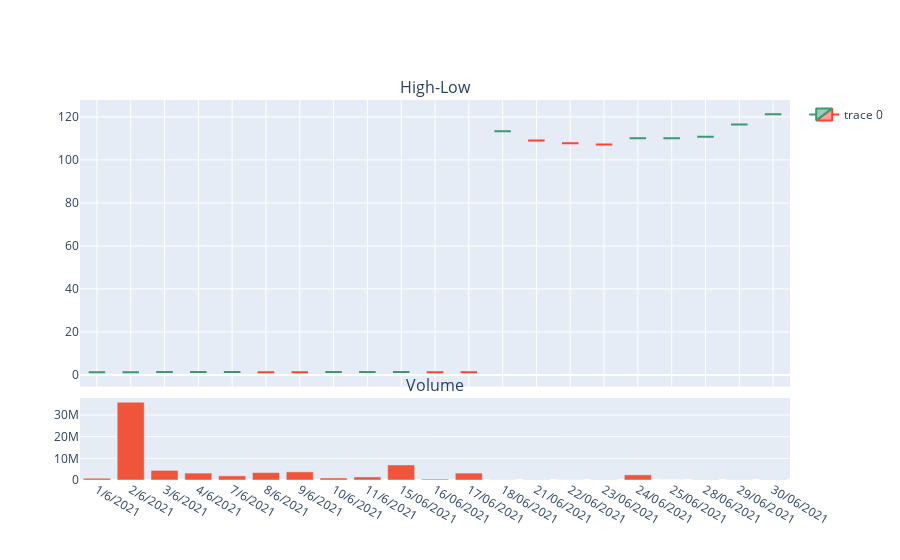

The cell this chart's notebook holds for it:
### Code cell
def graph1_plotting():
    global file_name
    
    df = pd.read_csv(file_name)
    
    df = df[df['Broker'] == 'Total']
    
    fig = make_subplots(rows=2, cols=1, shared_xaxes=True, vertical_spacing=0.03, subplot_titles=('High-Low', 'Volume'), row_width=[0.2, 0.7])

    fig.add_trace(go.Candlestick(x=df['Date (DD/MM/YYYY)'], open=df['Sell Price'], high=df['Sell Price'], low=df['Buy Price'], close=df['Buy Price']),row=1, col=1)
    
    fig.add_trace(go.Bar(x=df['Date (DD/MM/YYYY)'], y=df['Total Volume'] ,showlegend=False), row=2, col=1)

    fig.update(layout_xaxis_rangeslider_visible=False)
    
    fig.show()
graph1_plotting()

### Figure 1 — Plotly figure (JSON) as saved in the notebook; plotly's stock layout.template omitted (floating-point values rounded to 4 significant figures)
{"data": [{"close": [1.186, 1.291, 1.3, 1.3, 1.3, 1.289, 1.271, 1.3, 1.3, 1.3, 1.225, 1.219, 113.3, 109.0, 107.7, 107.2, 110.0, 110.1, 110.7, 116.4, 121.2], "high": [1.186, 1.291, 1.3, 1.3, 1.3, 1.289, 1.271, 1.3, 1.3, 1.3, 1.225, 1.219, 113.3, 109.0, 107.7, 107.2, 110.0, 110.1, 110.7, 116.4, 121.2], "low": [1.186, 1.291, 1.3, 1.3, 1.3, 1.289, 1.271, 1.3, 1.3, 1.3, 1.225, 1.219, 113.3, 109.0, 107.7, 107.2, 110.0, 110.1, 110.7, 116.4, 121.2], "open": [1.186, 1.291, 1.3, 1.3, 1.3, 1.289, 1.271, 1.3, 1.3, 1.3, 1.225, 1.219, 113.3, 109.0, 107.7, 107.2, 110.0, 110.1, 110.7, 116.4, 121.2], "type": "candlestick", "x": ["1/6/2021", "2/6/2021", "3/6/2021", "4/6/2021", "7/6/2021", "8/6/2021", "9/6/2021", "10/6/2021", "11/6/2021", "15/06/2021", "16/06/2021", "17/06/2021", "18/06/2021", "21/06/2021", "22/06/2021", "23/06/2021", "24/06/2021", "25/06/2021", "28/06/2021", "29/06/2021", "30/06/2021"], "xaxis": "x", "yaxis": "y"}, {"showlegend": false, "type": "bar", "x": ["1/6/2021", "2/6/2021", "3/6/2021", "4/6/2021", "7/6/2021", "8/6/2021", "9/6/2021", "10/6/2021", "11/6/2021", "15/06/2021", "16/06/2021", "17/06/2021", "18/06/2021", "21/06/2021", "22/06/2021", "23/06/2021", "24/06/2021", "25/06/2021", "28/06/2021", "29/06/2021", "30/06/2021"], "xaxis": "x2", "y": [810842, 35924012, 4443230, 3191450, 1906820, 3421316, 3772002, 935600, 1424412, 6942880, 400000, 3186382, 48616, 61240, 40530, 85538, 2382158, 8424, 73378, 50210, 86618], "yaxis": "y2"}], "layout": {"annotations": [{"font": {"size": 16}, "showarrow": false, "text": "High-Low", "x": 0.5, "xanchor": "center", "xref": "paper", "y": 1, "yanchor": "bottom", "yref": "paper"}, {"font": {"size": 16}, "showarrow": false, "text": "Volume", "x": 0.5, "xanchor": "center", "xref": "paper", "y": 0.2156, "yanchor": "bottom", "yref": "paper"}], "xaxis": {"anchor": "y", "domain": [0, 1], "matches": "x2", "rangeslider": {"visible": false}, "showticklabels": false}, "xaxis2": {"anchor": "y2", "domain": [0, 1]}, "yaxis": {"anchor": "x", "domain": [0.2456, 1]}, "yaxis2": {"anchor": "x2", "domain": [0, 0.2156]}}}
